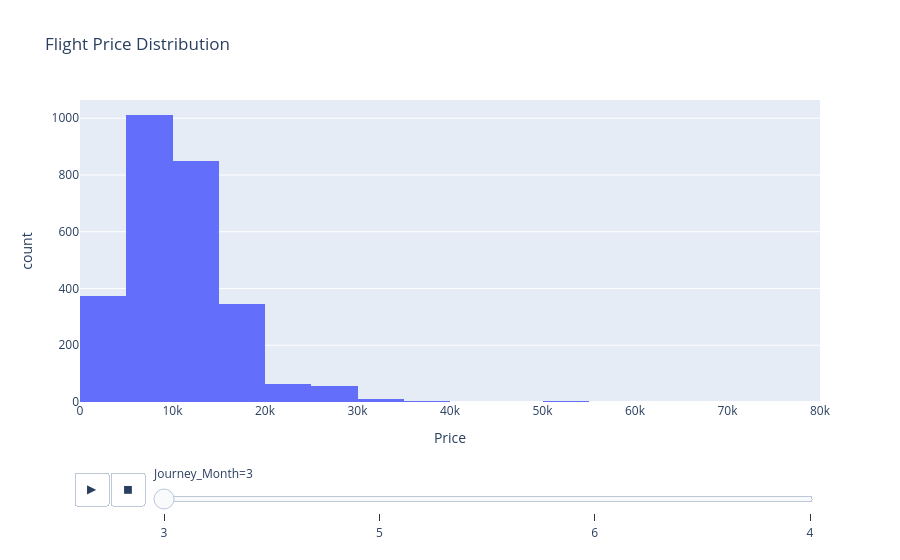

Notebook source saved alongside this figure:
### Code cell
fig = px.histogram(
    df,
    x='Price',
    nbins=30,
    animation_frame='Journey_Month',
    title=' Flight Price Distribution'
)

fig.show()

### Figure 1 — Plotly figure (JSON) as saved in the notebook; plotly's stock layout.template omitted (floating-point values rounded to 4 significant figures; data arrays with more than 128 entries replaced by an {"elided": "..."} marker saying what was removed)
{"data": [{"bingroup": "x", "hovertemplate": "Journey_Month=3<br>Price=%{x}<br>count=%{y}<extra></extra>", "legendgroup": "", "marker": {"color": "#636efa", "pattern": {"shape": ""}}, "name": "", "nbinsx": 30, "orientation": "v", "showlegend": false, "type": "histogram", "x": {"elided": "2724 int values"}, "xaxis": "x", "yaxis": "y"}], "layout": {"barmode": "relative", "legend": {"tracegroupgap": 0}, "sliders": [{"active": 0, "currentvalue": {"prefix": "Journey_Month="}, "len": 0.9, "pad": {"b": 10, "t": 60}, "steps": [{"args": [["3"], {"frame": {"duration": 0, "redraw": true}, "fromcurrent": true, "mode": "immediate", "transition": {"duration": 0, "easing": "linear"}}], "label": "3", "method": "animate"}, {"args": [["5"], {"frame": {"duration": 0, "redraw": true}, "fromcurrent": true, "mode": "immediate", "transition": {"duration": 0, "easing": "linear"}}], "label": "5", "method": "animate"}, {"args": [["6"], {"frame": {"duration": 0, "redraw": true}, "fromcurrent": true, "mode": "immediate", "transition": {"duration": 0, "easing": "linear"}}], "label": "6", "method": "animate"}, {"args": [["4"], {"frame": {"duration": 0, "redraw": true}, "fromcurrent": true, "mode": "immediate", "transition": {"duration": 0, "easing": "linear"}}], "label": "4", "method": "animate"}], "x": 0.1, "xanchor": "left", "y": 0, "yanchor": "top"}], "title": {"text": " Flight Price Distribution"}, "updatemenus": [{"buttons": [{"args": [null, {"frame": {"duration": 500, "redraw": true}, "fromcurrent": true, "mode": "immediate", "transition": {"duration": 500, "easing": "linear"}}], "label": "&#9654;", "method": "animate"}, {"args": [[null], {"frame": {"duration": 0, "redraw": true}, "fromcurrent": true, "mode": "immediate", "transition": {"duration": 0, "easing": "linear"}}], "label": "&#9724;", "method": "animate"}], "direction": "left", "pad": {"r": 10, "t": 70}, "showactive": false, "type": "buttons", "x": 0.1, "xanchor": "right", "y": 0, "yanchor": "top"}], "xaxis": {"anchor": "y", "domain": [0, 1], "title": {"text": "Price"}}, "yaxis": {"anchor": "x", "domain": [0, 1], "title": {"text": "count"}}}}
